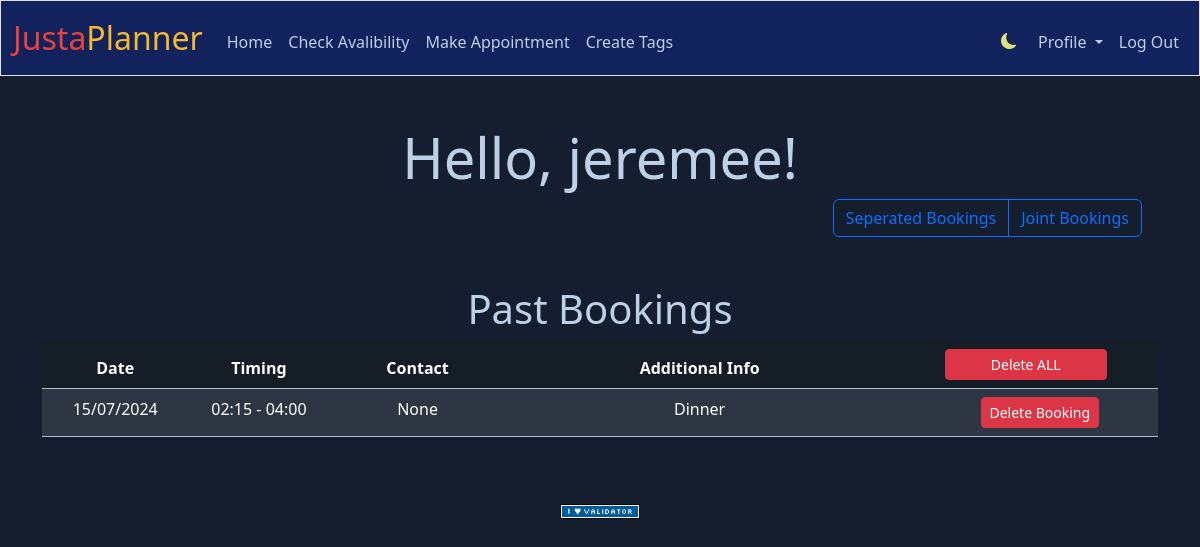
The page / (signed in) on the database its author committed.
### tables this page shows
CREATE TABLE users (id INTEGER PRIMARY KEY AUTOINCREMENT NOT NULL, username TEXT NOT NULL, hash TEXT NOT NULL);

CREATE TABLE bookings (id INTEGER PRIMARY KEY AUTOINCREMENT NOT NULL,
                users_id INTEGER NOT NULL,
                date TEXT NOT NULL,
                start_time TEXT NOT NULL, 
                end_time TEXT NOT NULL,
                contact TEXT,
                type TEXT,
                FOREIGN KEY(users_id) REFERENCES users(id)
                );

CREATE TABLE usertags (id INTEGER PRIMARY KEY AUTOINCREMENT NOT NULL,
                       users_id INTEGER NOT NULL,
                       tag_name TEXT NOT NULL,
                       FOREIGN KEY(users_id) REFERENCES users(id)
                        );

### app.py (the view, shortened to what this page needs)
@app.route("/")
@login_required
def index():
    today = datetime.today()
    today_bookings = db.execute("SELECT * FROM bookings WHERE users_id =? AND date =?", session["user_id"], today.strftime("%Y-%m-%d"))
    if len(today_bookings) == 0:
        today_bookings = None
    upcoming_bookings = db.execute("SELECT * FROM bookings WHERE users_id =? AND date >?", session["user_id"], today.strftime("%Y-%m-%d"))
    if len(upcoming_bookings) == 0:
        upcoming_bookings = None
    previous_bookings = db.execute("SELECT * FROM bookings WHERE users_id =? AND date <?", session["user_id"], today.strftime("%Y-%m-%d"))
    if len(previous_bookings) == 0:
        previous_bookings = None
    else:
        for bookings in previous_bookings:
            possibletags = db.execute("SELECT bookings_tags.usertags_id FROM bookings JOIN bookings_tags on bookings.id = bookings_tags.bookings_id WHERE bookings.id = ?",
                            bookings["id"])
            if len(possibletags) > 0:
                for tags in possibletags:
                    tag_name = db.execute("SELECT tag_name FROM usertags WHERE id = ?", tags["usertags_id"])
                    if bookings["type"]:
                        bookings["type"] += " , " + tag_name[0]["tag_name"]
                    else:
                        bookings["type"] = tag_name[0]["tag_name"]
            formatbooking(bookings)
    username = db.execute("SELECT username FROM users WHERE id =?", session["user_id"])
    """Show bookings"""
    if "feedback" in session:
        feedback = session["feedback"]
    else:
        feedback = None
    options = []
    for hour in range(24):
        for minute in range(4):
            h = hour
            m = minute * 15
            options.append("{:02d}:{:02d}".format(h, m))
    userbookings = db.execute("SELECT * FROM bookings where users_id = ? ORDER BY date", session["user_id"])
    if len(userbookings) == 0:
        userbookings = None
    else:
        for bookings in userbookings:
            possibletags = db.execute("SELECT bookings_tags.usertags_id FROM bookings JOIN bookings_tags on bookings.id = bookings_tags.bookings_id WHERE bookings.id = ?",
                            bookings["id"])
            if len(possibletags) > 0:
                for tags in possibletags:
                    tag_name = db.execute("SELECT tag_name FROM usertags WHERE id = ?", tags["usertags_id"])
                    if bookings["type"]:
                        bookings["type"] += " , " + tag_name[0]["tag_name"]
                    else:
                        bookings["type"] = tag_name[0]["tag_name"]
            formatbooking(bookings)
    session["feedback"] = None
    tags = db.execute("SELECT * FROM usertags WHERE users_id = ?", session["user_id"])
    return render_template("index.html", userbookings = userbookings, options = options, feedback = feedback, today_bookings = today_bookings,
                           upcoming_bookings = upcoming_bookings, previous_bookings = previous_bookings,
                           username = username[0]["username"], tags=tags)

### app.py (called while the page is built)
@app.after_request
def after_request(response):
    response.headers["Cache-Control"] = "no-cache, no-store, must-revalidate"
    response.headers["Expires"] = 0
    response.headers["Pragma"] = "no-cache"
    return response

### helpers.py (called while the page is built)
def login_required(f):
    @wraps(f)
    def decorated_function(*args, **kwargs):
        if session.get("user_id") is None:
            return redirect("/login")
        return f(*args, **kwargs)
    return decorated_function

def formatbooking(dict):
    date = datetime.strptime(dict["date"], "%Y-%m-%d")
    formatted_date = date.strftime("%d/%m/%Y")
    dict["date"] = formatted_date
    return dict

### templates/index.html (shortened to what this page needs)
{% extends "layout.html" %}
{% block main %}
    <p class="h3 display-4">Hello, {{username}}!</p>
{% if userbookings %}
    <div class = "d-flex justify-content-end me-3 mb-5">
        <div class="btn-group" role="group">
            <label class="btn btn-outline-primary" for="seperated_bookings_btn">Seperated Bookings</label>
            <label class="btn btn-outline-primary" for="joint_bookings_btn">Joint Bookings</label>
          </div>
    </div>
    <div id="seperated_table">
        {% if previous_bookings %}
        <p class="h3 display-6">Past Bookings</p>
        <table class="table table-info">
            <thead>
                <tr>
                    <th style="width:7%">Date</th>
                    <th style="width:8%">Timing</th>
                    <th style="width:10%">Contact</th>
                    <th style="width:22%">Additional Info</th>
                    <th colspan="2" style="width:15%">
                        <form action="/delete" method="post">
                            <button class="btn btn-danger btn-sm" style ="width: 65%" type="submit">Delete ALL</button>
                        </form>
                    </th>
                </tr>
            </thead>
            <tbody>
                {% for bookings in previous_bookings %}
                    <tr>
                        <td>{{bookings.date}}</td>
                        <td>{{bookings.start_time}} - {{bookings.end_time}}</td>
                        <td>{{bookings.contact}}</td>
                        <td>{{bookings.type}}</td>
                        <td>
                        </td>
                        <td>
                            <form action="/delete" method="post">
                                <button class="btn btn-danger btn-sm" id="delete_button" value ="{{bookings.id}}" type="submit">Delete Booking</button>
                            </form>
                        </td>
                    </tr>
                {% endfor %}
            </tbody>
        </table>
        {% endif %}
    </div>
{% endif %}
{% endblock %}

### rows shown on the page
users: username "jeremee"
bookings: date "15/07/2024", start_time "02:15", end_time "04:00", contact "None", type "Dinner", {{ bookings.id }} 116 (drawn)
